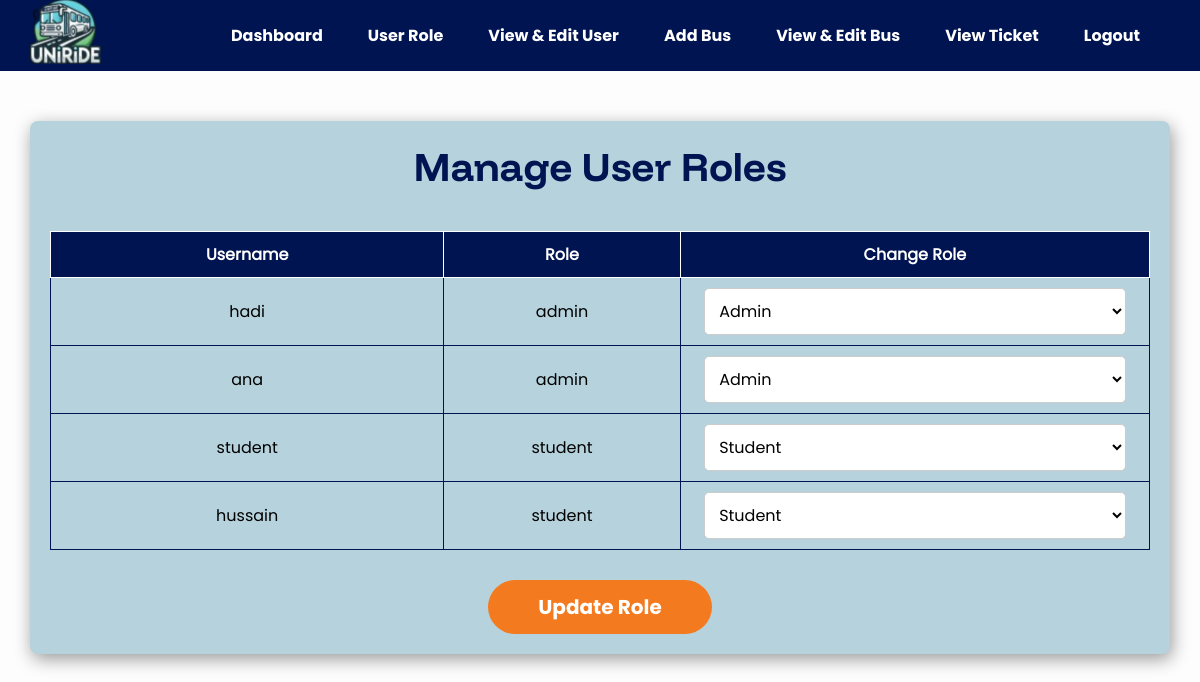
/user-role.php (signed in), run on the app's committed database.
### tables this page shows
CREATE TABLE `users` (
  `id` int(11) NOT NULL,
  `UniId` varchar(50) NOT NULL,
  `username` varchar(50) NOT NULL,
  `password` varchar(255) NOT NULL,
  `role` enum('student','admin','faculty') DEFAULT 'student',
  `email` varchar(255) NOT NULL,
  `contact_number` varchar(15) NOT NULL,
  `Address` text DEFAULT NULL
);

### user-role.php (the view, shortened to what this page needs)
<?php
include 'db.php';
$sql = "SELECT id, username, role FROM users";
$result = $conn->query($sql);
?>
<!DOCTYPE html>
<html lang="en">
<head>
    <link rel="stylesheet" href="style.css">
</head>
<body>
    <div class="navigation">
        <div class="hero-column">
            <div class="nav-container">
                <div class="site-logo">
                    <ul>
                        <li><a href="index.php"><img src="images/sitelogo.svg" alt="SMIU UniRide Logo"></a></li>
                    </ul>
                </div>
                <div class="navbar">
                    <nav>
                    <nav>
                    <ul>
                        <li><a href="admin.php">Dashboard</a></li>
                        <li><a href="user-role.php">User Role</a></li>
                        <li><a href="view-user.php">View & Edit User</a></li>
                        <li><a href="add-bus.php">Add Bus</a></li>
                        <li><a href="view-buses.php">View & Edit Bus</a></li>
                        <li><a href="view-ticket.php">View Ticket</a></li>
                        <?php if (isset($_SESSION['username'])): ?>
                            <li><a href="logout.php">Logout</a></li>
                        <?php else: ?>
                            <li><a href="login.php">Login</a></li>
                        <?php endif; ?>
                    </ul>
                    </nav>
                </div>
            </div>
        </div>
    </div>
    <main>
        <section class="user-role">
            <div class="home-container">
                <div class="main-container">
                    <h1>Manage User Roles</h1>
                    <div class="user-role-table">
                        <form method="POST" action="">
                            <table>
                                <tr>
                                    <th>Username</th>
                                    <th>Role</th>
                                    <th>Change Role</th>
                                </tr>
                                <?php while ($user = $result->fetch_assoc()): ?>
                                <tr>
                                    <td><?= htmlspecialchars($user['username']); ?></td>
                                    <td><?= htmlspecialchars($user['role']); ?></td>
                                    <td>
                                        <select name="role[<?= $user['id']; ?>]" class="user-select">
                                            <option value="student" <?= $user['role'] === 'student' ? 'selected' : ''; ?>>Student</option>
                                            <option value="admin" <?= $user['role'] === 'admin' ? 'selected' : ''; ?>>Admin</option>
                                        </select>
                                    </td>
                                </tr>
                                <?php endwhile; ?>
                            </table>
                            <button type="submit">Update Role</button>
                        </form>
                    </div>
                </div>
            </div>
        </section>
    </main>
</body>
</html>

### style.css (style rules this page uses)
body { font-family: poppins-reg; margin: 0; padding: 0; background-color: #FEFDFD; }
h1, h2 { font-family: funneldisplay; padding: 0; margin: 0; }
div { box-sizing: border-box; padding: 0; margin: 0; }
.navigation { background-color: #011452; position: sticky; top: 0; z-index: 9999999999; }
body .nav-container { max-width: 95%; margin: auto; display: flex; justify-content: space-between; column-gap: 40px; align-items: center; }
.nav-container ul { list-style-type: none; margin: 0; padding: 0; display: flex; }
.nav-container .navbar ul li { margin-right: 15px; }
.nav-container .navbar ul li a { color: white; text-decoration: none; padding: 8px 15px; border-radius: 5px; font-size: 16px; font-family: poppins-bold; }
.main-container { width: 100%; background: #B5D2DD; padding: 20px; margin: 50px auto; border-radius: 8px; box-shadow: 2px 5px 18px 0 rgba(0, 0, 0, 0.4); text-align: center; }
body .main-container h1 { font-size: 40px; margin-bottom: 40px; color: #011452; }
button { padding: 12px 50px; border: none; border-radius: 30px; background: #F37A1F; color: #ffffff; cursor: pointer; font-size: 20px; margin: auto; font-family: poppins-bold; }
table { width: 100%; border-collapse: collapse; margin-bottom: 30px; }
table, td, th { border: 1px solid #011452; }
td { padding: 10px 0; }
th { background-color: #011452; color: white; padding: 10px; border: 1px solid #ffffff; }
select { width: 100%; padding: 10px 20px; background-color: #FFFFFF; border: none; border-radius: 10px; font-size: 16px; font-family: poppins-reg; }
.user-select { width: 90%; padding: 10px; border: 1px solid #ccc; border-radius: 5px; font-size: 16px; font-family: poppins-reg; }
body .home-container { max-width: 95%; width: 100%; margin: auto; }

### data on the page
users: username "hadi", role "admin", role+id "Admin"
users: username "ana", role "admin", role+id "Admin"
users: username "student", role "student", role+id "Student"
users: username "hussain", role "student", role+id "Student"
